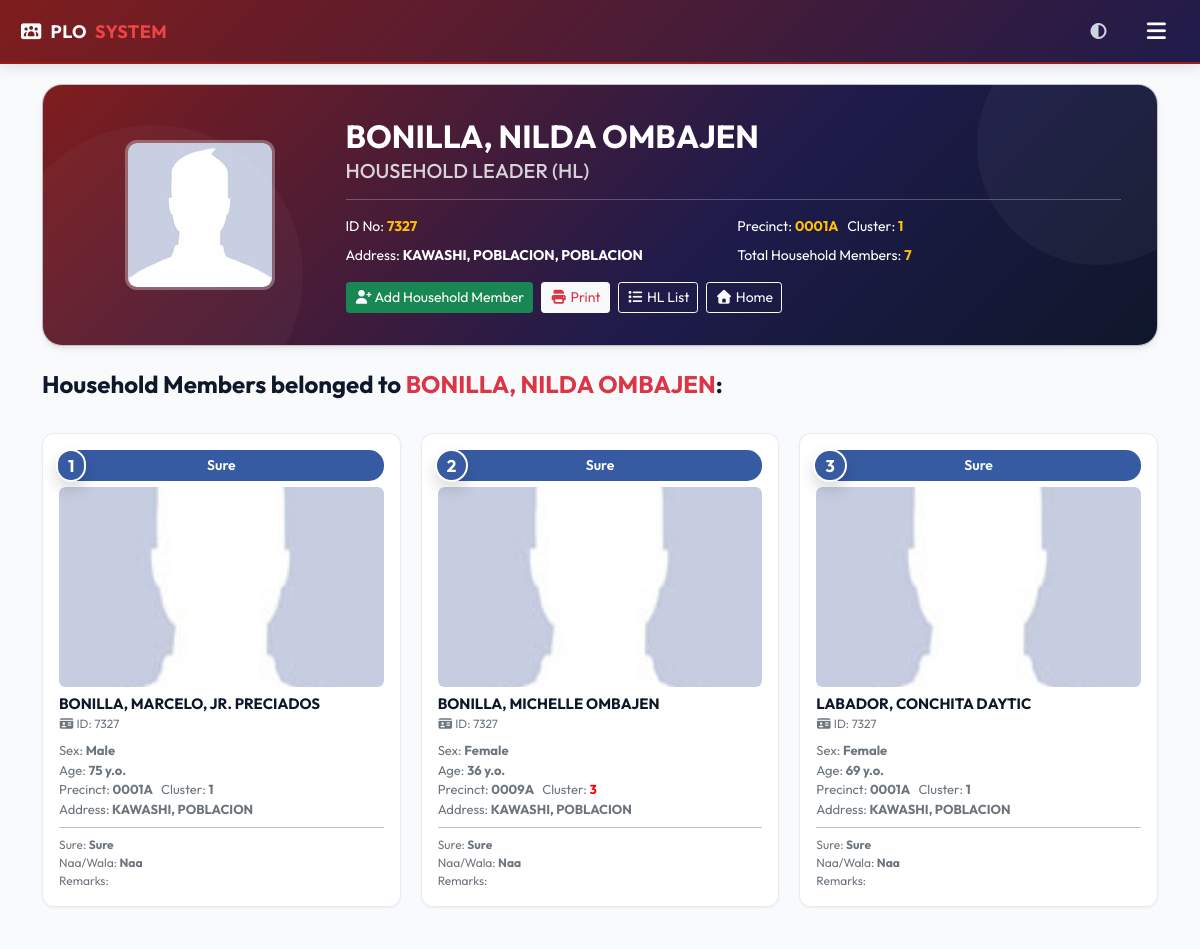
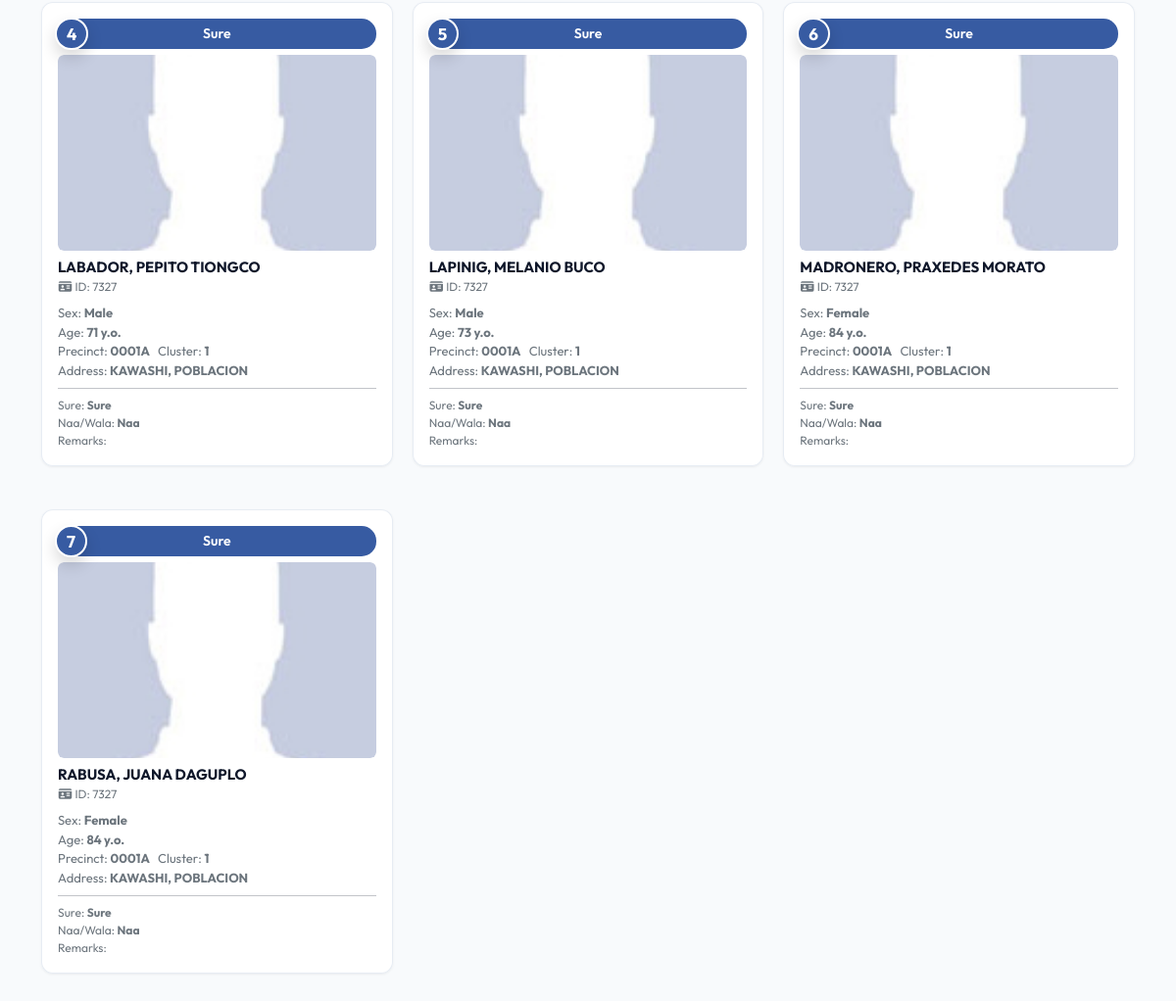
Page /hlinfo.php?hl=7327-0001A-A0169NOB200005 (signed in) on the committed database (2 pictures, top to bottom).
### tables this page shows
CREATE TABLE IF NOT EXISTS `voters` (
  `vin` varchar(50) NOT NULL,
  `vname` varchar(100) DEFAULT NULL,
  `precinct` varchar(50) DEFAULT NULL,
  `address` text,
  `sex` varchar(50) DEFAULT NULL,
  `lit` varchar(50) DEFAULT NULL,
  `_4p` varchar(50) DEFAULT NULL,
  `ato` varchar(50) DEFAULT NULL,
  `remarks` text,
  `birth` date DEFAULT NULL,
  `province` varchar(50) DEFAULT NULL,
  `city_mun` varchar(50) DEFAULT NULL,
  `barangay` varchar(50) DEFAULT NULL,
  `seq` varchar(50) DEFAULT NULL,
  `ispicset` int(11) DEFAULT '0',
  PRIMARY KEY (`vin`)
);

CREATE TABLE IF NOT EXISTS `clusters` (
  `precinct` varchar(50) NOT NULL,
  `cluster` int(11) DEFAULT NULL,
  PRIMARY KEY (`precinct`)
);

### hlinfo.php (the view, shortened to what this page needs)
<?php
	require("connect-pdo.php");
	require("head.php");
	$stmt = $link->prepare('select * from voters where vin=?');
	$stmt->execute([$_GET["hl"]]);
	$ex = $stmt;
	$rshl=$ex->fetch(PDO::FETCH_BOTH);
	$stmt = $link->prepare('select count(*) from hl_children where hlvin=?');
	$stmt->execute([$_GET["hl"]]);
	$ex = $stmt;
	$rsbce=$ex->fetch(PDO::FETCH_BOTH);
	$hlm=$rsbce[0];
	$stmt = $link->prepare("select cluster from clusters where precinct LIKE CONCAT('%', ?, '%')");
	$stmt->execute([$rshl["precinct"]]);
	$cluster = $stmt;
	$rsc=$cluster->fetch(PDO::FETCH_BOTH);
	$hl_cluster = $rsc ? $rsc[0] : "-";
	require("menu.php");
?>
<div id="bottom" class="main-content">
	<div class="container my-4">
		<div class="sr-hero card-glass mb-4 text-white">
			<div class="row align-items-center g-4">
				<div class="col-md-3 text-center">
					<?php
						if(file_exists("images/voters/".$_GET["hl"].".jpg")){
							echo "<img style='border: 3px solid rgba(255,255,255,0.3); border-radius: var(--radius-md); max-width: 100%; max-height: 220px; object-fit: cover;' src='images/voters/".$_GET["hl"].".jpg?".date("h:i:s")."' />";
						}else{
							echo "<img style='border: 3px solid rgba(255,255,255,0.3); border-radius: var(--radius-md); max-width: 100%; max-height: 220px; object-fit: cover;' src='images/blank.jpg' />";
						}
					?>
				</div>
				<div class="col-md-9">
					<h2 class="text-uppercase mb-1" style="font-weight: 700; color: #ffffff;"><?php echo $rshl["vname"]; ?></h2>
					<h5 style="color: rgba(255,255,255,0.8); font-weight: 500;">HOUSEHOLD LEADER (HL)</h5>
					<hr style="border-color: rgba(255,255,255,0.2);">
					<div class="row g-2 mb-3" style="font-size: 14px;">
						<div class="col-sm-6">ID No: <strong class="text-warning"><?php printf("%04d", $rshl["vin"]); ?></strong></div>
						<div class="col-sm-6">Precinct: <strong class="text-warning"><?php echo $rshl["precinct"]; ?></strong> &nbsp; Cluster: <strong class="text-warning"><?php echo $hl_cluster; ?></strong></div>
						<div class="col-sm-6">Address: <strong><?php echo $rshl["address"] . ", " . $rshl["barangay"]; ?></strong></div>
						<div class="col-sm-6">Total Household Members: <strong class="text-warning"><?php echo $hlm; ?></strong></div>
					</div>
					<div id="d_controls" class="d-flex gap-2 flex-wrap">
						<button class="btn btn-success btn-sm" onclick="add()"><i class="fa-solid fa-user-plus"></i> Add Household Member</button>
						<button class="btn btn-light btn-sm text-danger" onclick="printF()"><i class="fa-solid fa-print"></i> Print</button>
						<button class="btn btn-outline-light btn-sm" onclick="jump('hllist.php')"><i class="fa-solid fa-list"></i> HL List</button>
						<button class="btn btn-outline-light btn-sm" onclick="jump('index.php')"><i class="fa-solid fa-house"></i> Home</button>
					</div>
				</div>
			</div>
		</div>
		<div class="mb-4">
			<h4 style="font-weight: 700; color: var(--text-main);">
				Household Members belonged to <span class="text-danger"><?php echo htmlspecialchars($rshl["vname"]); ?></span>:
			</h4>
		</div>
		<form method="post" enctype="multipart/form-data" class="m-0 hid">
			<div id="thumbnails" class="tomb-grid">
				<?php
					$stmt = $link->prepare('select * from hl_children hc, voters v where hc.hlvin=? and hc.vin=v.vin order by v.vname');
					$stmt->execute([$_GET["hl"]]);
					$ex = $stmt;
					$i=1;
					$value = isset($_POST["t_search"]) ? strtoupper($_POST["t_search"]) : "";
					$rep = "<b style='color:#0014d0;background:#ffa0a0'>".$value."</b>";
					while($rs=$ex->fetch(PDO::FETCH_BOTH)){
						$stmt = $link->prepare("select cluster from clusters where precinct LIKE CONCAT('%', ?, '%')");
						$stmt->execute([$rs["precinct"]]);
						$rsc2=$stmt->fetch(PDO::FETCH_BOTH);
						$hm_cluster = $rsc2 ? $rsc2[0] : "-";
						$birthDate = $rs["birth"];
						$birthDate = explode("-", $birthDate);
						$age = "-";
						if(count($birthDate) === 3) {
							$age_temp_date = $birthDate[0] . '-' . $birthDate[1] . '-' . $birthDate[2];
							$age = "-";
							if ($birthDate[0] !== '0000' && !empty($birthDate[0])) {
								$birthObj = date_create($age_temp_date);
								if ($birthObj !== false) {
									$age = date_diff($birthObj, date_create('today'))->y;
								}
							}
						}
						$color = ($hl_cluster != $hm_cluster) ? "color:red;" : "";
						$bck="background:#375ba2;color:#fff;";
						$img_src = file_exists("images/voters/".$rs["2"].".jpg") ? "images/voters/".$rs["2"].".jpg" : "images/blank.jpg";
						$naa = "";
						$ato_val = $rs["ato"];
						if($ato_val == "Sure"){
							$naa = "Naa";
						} elseif($ato_val == "Sure-OT") {
							$naa = "Wala";
						}
						echo "
						<div class='tomb card-glass' id='div_".$rs["vin"]."'
							onmouseout=\"getID('div_controls_".$rs["vin"]."').style.visibility='hidden';\"
							onmousemove=\"getID('div_controls_".$rs["vin"]."').style.visibility='visible';\">
							<div style='$bck border-radius:15px;text-align:center;font-size:14px;padding:5px;margin-bottom:6px'><b>".$rs["ato"]."</b></div>
							<span
								class='translate-right badge rounded-pill shadow'
								style='$bck position:absolute; top:15px; left:13px; font-size: 17px;
								border: 2px solid #fff; padding: 6px 10px; z-index:3'>$i
							</span>
							<div class='tomb-img-container' onclick=\"$('#b_file_".$rs["0"]."').click();\">
								<img src='$img_src?".date("i:s")."' style='border-radius: 4px;' />
								<div class='tomb-img-overlay'>
									<i class='fa-solid fa-camera'></i>
									<span>Change Photo</span>
								</div>
							</div>
							<input type='file' name='b_file_".$rs["0"]."' id='b_file_".$rs["0"]."' style='display:none;' onchange=\"if(this.value!='') $('#b_upImg_".$rs["0"]."').click();\" />
							<input type='submit' name='b_upImg_".$rs["0"]."' id='b_upImg_".$rs["0"]."' style='display:none;' />
							<div class='mt-2'>
								<h5 style='font-size: 15px; font-weight: 700; margin-bottom: 2px; text-transform: uppercase;'>".str_ireplace($value, $rep, $rs["vname"])."</h5>
								<p class='text-muted small mb-2' style='font-size: 12px;'><i class='fa-solid fa-id-card'></i> ID: " . sprintf("%04d", $rs["vin"]) . "</p>
							</div>
							<div class='small text-muted space-y-1' style='font-size: 13px;'>
								<div>Sex: <strong>" . ($rs["sex"] == "M" ? "Male" : "Female") . "</strong></div>
								<div>Age: <strong>$age y.o.</strong></div>
								<div>Precinct: <strong>".str_ireplace($value, $rep, $rs["precinct"])."</strong> &nbsp; Cluster: <strong style='$color'>$hm_cluster</strong></div>
								<div>Address: <strong>".str_ireplace($value, $rep, $rs["address"])."</strong></div>
							</div>
							<hr class='my-2'>
							<div class='small text-muted space-y-1' style='font-size: 12px;'>
								<div>Sure: <strong>$ato_val</strong></div>
								<div>Naa/Wala: <strong>$naa</strong></div>
								<div>Remarks: <strong class='text-dark'>".$rs["3"]."</strong></div>
							</div>";
						echo"</div>";
						$i++;
					}
				?>
			</div>
		</form>
	</div>
</div>
</body>
</html>

### assets/customcss/stylesheet.css (style rules this page uses)
:root { --primary: #991b1b; --primary-hover: #7f1d1d; --primary-light: #fef2f2; --accent: #2563eb; --accent-hover: #1d4ed8; --success: #059669; --danger: #dc2626; --warning: #d97706; --bg-body: #f8fafc; --card-bg: rgba(255, 255, 255, 0.92); --card-border: rgba(226, 232, 240, 0.8); --text-main: #0f172a; --text-muted: #475569; --text-light: #94a3b8; --radius-sm: 6px; --radius-md: 12px; --radius-lg: 20px; --shadow-sm: 0 1px 3px rgba(0, 0, 0, 0.05), 0 1px 2px rgba(0, 0, 0, 0.02); --shadow-md: 0 4px 6px -1px rgba(0, 0, 0, 0.08), 0 2px 4px -1px rgba(0, 0, 0, 0.04); --shadow-lg: 0 10px 15px -3px rgba(0, 0, 0, 0.08), 0 4px 6px -2px rgba(0, 0, 0, 0.04); --transition: all 0.25s cubic-bezier(0.4, 0, 0.2, 1); --input-bg: #ffffff; --table-row-bg: #ffffff; --controls-bg: rgba(255, 255, 255, 0.9); }
* { box-sizing: border-box; }
html { margin: 0; padding: 0; }
body { min-height: 100vh; font-family: 'Outfit', sans-serif !important; background: var(--bg-body) url(../../images/back.webp) !important; background-size:cover; background-position:center center; color: var(--text-main); line-height: 1.5; -webkit-font-smoothing: antialiased; display: flex; flex-direction: column; }
.main-content { flex: 1; margin-top:-40px; position:relative; }
h1, h2, h3, h4, h5, h6, b, th { font-weight: 600; }
.container, .container-fluid { padding-top: 20px; padding-bottom: 20px; }
.card-glass { background: var(--card-bg); backdrop-filter: blur(10px); border: 1px solid var(--card-border); border-radius: var(--radius-md); box-shadow: var(--shadow-md); padding: 24px; margin-bottom: 24px; transition: var(--transition); }
#thumbnails, .tomb-grid { display: grid; grid-template-columns: repeat(4, 1fr) !important; gap: 20px !important; padding: 10px 0 !important; }
@media (max-width: 1200px) { #thumbnails, .tomb-grid { grid-template-columns: repeat(3, 1fr) !important; } }
#thumbnails .tomb[style*="transparent"], .tomb-grid .tomb[style*="transparent"], #thumbnails .tomb[style*="border:0"], .tomb-grid .tomb[style*="border:0"], #thumbnails .tomb[style*="border: 0"], .tomb-grid .tomb[style*="border: 0"], #thumbnails #hr, .tomb-grid #hr, #thumbnails div[style*="padding:"], .tomb-grid div[style*="padding:"], #thumbnails div[style*="99.3%"], .tomb-grid div[style*="99.3%"], #thumbnails div[style*="width: 99.3%"], .tomb-grid div[style*="width: 99.3%"] { --card-border: rgba(51, 65, 85, 0.4); --text-main: #f8fafc; --text-muted: #cbd5e1; --text-light: #64748b; --primary-light: #2d0a0a; --input-bg: #1e293b; --table-row-bg: #111827; --controls-bg: rgba(15, 23, 42, 0.9); }
.tomb { overflow: visible !important; position: relative !important; display: flex; flex-direction: column; background: var(--card-bg) !important; border: 1px solid var(--card-border) !important; border-radius: var(--radius-md) !important; padding: 16px !important; box-shadow: var(--shadow-sm) !important; transition: transform 0.4s cubic-bezier(0.4, 0, 0.2, 1), box-shadow 0.4s cubic-bezier(0.4, 0, 0.2, 1), border-color 0.4s cubic-bezier(0.4, 0, 0.2, 1) !important; width: 100% !important; }
.tomb img:not([style*="width:"]):not([style*="width :"]) { width: 100% !important; height: 200px !important; object-fit: cover !important; border-radius: var(--radius-sm) !important; margin-bottom: 12px; transition: transform 0.4s cubic-bezier(0.4, 0, 0.2, 1) !important; }
.tomb-img-container { position: relative; width: 100%; height: 200px; overflow: hidden; border-radius: var(--radius-sm); cursor: pointer; }
.tomb-img-container img { width: 100% !important; height: 100% !important; object-fit: cover !important; transition: transform 0.4s ease; }
.sr-hero { background: linear-gradient(135deg, #7f1d1d 0%, #1e1b4b 60%, #0f172a 100%); border-radius: 20px; padding: 32px 36px; margin-bottom: 28px; position: relative; overflow: hidden; }
.sr-hero::before { content: ''; position: absolute; top: -60px; right: -60px; width: 240px; height: 240px; border-radius: 50%; background: rgba(255,255,255,0.04); }
.sr-hero::after { content: ''; position: absolute; bottom: -80px; left: -40px; width: 300px; height: 300px; border-radius: 50%; background: rgba(255,255,255,0.03); }
html, body { margin: 0; padding: 0; }

### rows in the picture
voters: vname "BONILLA, NILDA OMBAJEN", vin "7327", precinct "0001A", address "KAWASHI, POBLACION", barangay "POBLACION"
clusters: cluster "1"
clusters: cluster "3"

### other values in the picture
$hlm "7"
$rs["ato"] "Sure"
str_ireplace($value, $rep, $rs["vname"]) "BONILLA, MARCELO, JR. PRECIADOS"
$rs["vin"] "7327"
$age "75"
str_ireplace($value, $rep, $rs["precinct"]) "0001A"
str_ireplace($value, $rep, $rs["address"]) "KAWASHI, POBLACION"
$ato_val "Sure"
$naa "Naa"
str_ireplace($value, $rep, $rs["vname"]) "BONILLA, MICHELLE OMBAJEN"
$age "36"
str_ireplace($value, $rep, $rs["precinct"]) "0009A"
str_ireplace($value, $rep, $rs["vname"]) "LABADOR, CONCHITA DAYTIC"
$age "69"
str_ireplace($value, $rep, $rs["vname"]) "LABADOR, PEPITO TIONGCO"
